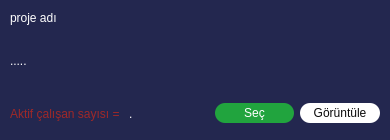
<?xml version="1.0" encoding="UTF-8"?>
<ui version="4.0">
 <class>ProjectWindow</class>
 <widget class="QWidget" name="ProjectWindow">
  <property name="geometry">
   <rect>
    <x>0</x>
    <y>0</y>
    <width>390</width>
    <height>140</height>
   </rect>
  </property>
  <property name="minimumSize">
   <size>
    <width>390</width>
    <height>140</height>
   </size>
  </property>
  <property name="maximumSize">
   <size>
    <width>390</width>
    <height>140</height>
   </size>
  </property>
  <property name="windowTitle">
   <string>Form</string>
  </property>
  <property name="styleSheet">
   <string notr="true">*{
border : none ;
border-radius : 10px;
background-color: rgb(35, 39, 79);
color: rgb(255, 255, 255);
font: 11pt &quot;MS Shell Dlg 2&quot;;
}</string>
  </property>
  <layout class="QVBoxLayout" name="verticalLayout">
   <property name="spacing">
    <number>0</number>
   </property>
   <property name="leftMargin">
    <number>10</number>
   </property>
   <property name="topMargin">
    <number>2</number>
   </property>
   <property name="rightMargin">
    <number>10</number>
   </property>
   <property name="bottomMargin">
    <number>0</number>
   </property>
   <item>
    <widget class="QFrame" name="top_row">
     <property name="sizePolicy">
      <sizepolicy hsizetype="Preferred" vsizetype="Maximum">
       <horstretch>0</horstretch>
       <verstretch>0</verstretch>
      </sizepolicy>
     </property>
     <property name="frameShape">
      <enum>QFrame::StyledPanel</enum>
     </property>
     <property name="frameShadow">
      <enum>QFrame::Raised</enum>
     </property>
     <layout class="QHBoxLayout" name="horizontalLayout_2">
      <property name="leftMargin">
       <number>0</number>
      </property>
      <item>
       <widget class="QLabel" name="project_name">
        <property name="text">
         <string>proje adı</string>
        </property>
       </widget>
      </item>
      <item alignment="Qt::AlignRight">
       <widget class="QLabel" name="date_label">
        <property name="text">
         <string/>
        </property>
       </widget>
      </item>
     </layout>
    </widget>
   </item>
   <item>
    <widget class="QLabel" name="project_describe">
     <property name="sizePolicy">
      <sizepolicy hsizetype="Maximum" vsizetype="Preferred">
       <horstretch>0</horstretch>
       <verstretch>0</verstretch>
      </sizepolicy>
     </property>
     <property name="styleSheet">
      <string notr="true">word-wrap: normal;
word-wrap: break-word;</string>
     </property>
     <property name="text">
      <string>.....</string>
     </property>
    </widget>
   </item>
   <item>
    <widget class="QFrame" name="bottom_row_frame">
     <property name="frameShape">
      <enum>QFrame::StyledPanel</enum>
     </property>
     <property name="frameShadow">
      <enum>QFrame::Raised</enum>
     </property>
     <layout class="QHBoxLayout" name="horizontalLayout_4">
      <property name="leftMargin">
       <number>0</number>
      </property>
      <property name="rightMargin">
       <number>0</number>
      </property>
      <item>
       <widget class="QLabel" name="workers_amount_label_2">
        <property name="styleSheet">
         <string notr="true">color: rgb(158, 40, 40);</string>
        </property>
        <property name="text">
         <string>Aktif çalışan sayısı = </string>
        </property>
       </widget>
      </item>
      <item>
       <widget class="QLabel" name="amount_label_2">
        <property name="text">
         <string>.</string>
        </property>
       </widget>
      </item>
      <item>
       <widget class="QPushButton" name="select_btn_2">
        <property name="minimumSize">
         <size>
          <width>0</width>
          <height>20</height>
         </size>
        </property>
        <property name="styleSheet">
         <string notr="true">background-color: rgb(33, 164, 62);</string>
        </property>
        <property name="text">
         <string>Seç</string>
        </property>
       </widget>
      </item>
      <item>
       <widget class="QPushButton" name="show_btn_2">
        <property name="minimumSize">
         <size>
          <width>0</width>
          <height>20</height>
         </size>
        </property>
        <property name="styleSheet">
         <string notr="true">background-color: rgb(255, 255, 255);
color: rgb(10, 10, 10);</string>
        </property>
        <property name="text">
         <string>Görüntüle</string>
        </property>
       </widget>
      </item>
     </layout>
    </widget>
   </item>
  </layout>
 </widget>
 <resources/>
 <connections/>
</ui>
